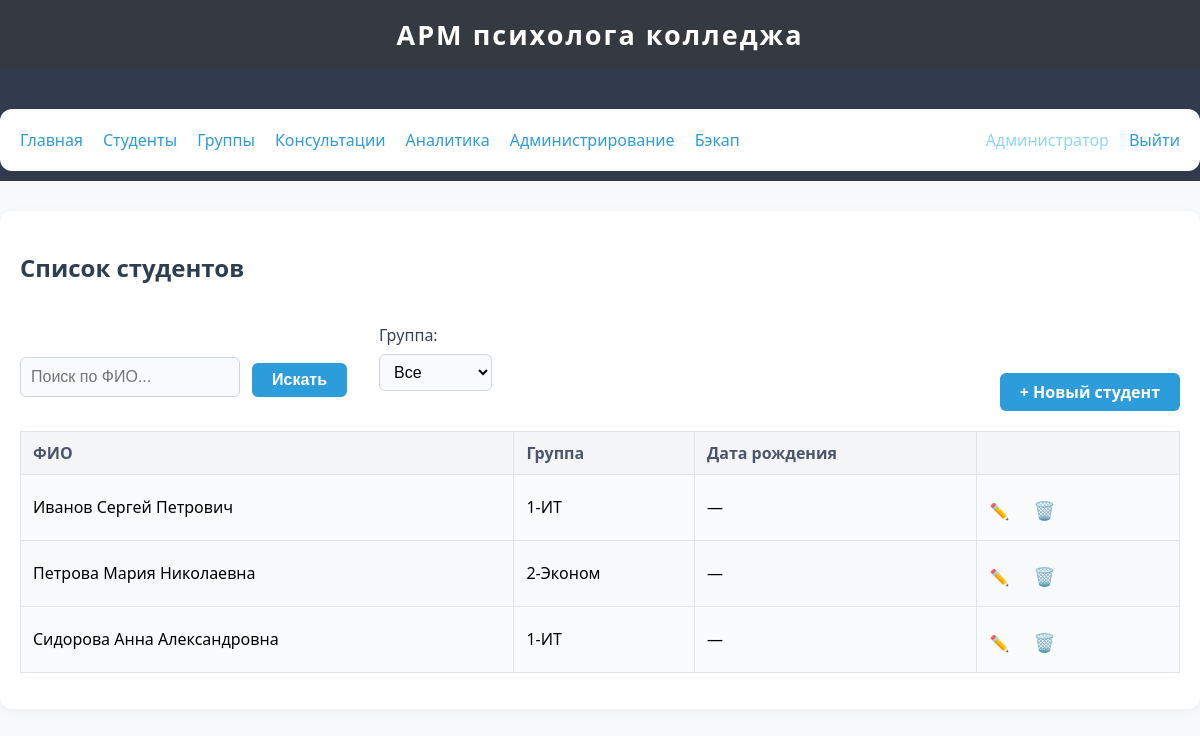
Before: /students/ (signed in) with the older database file.
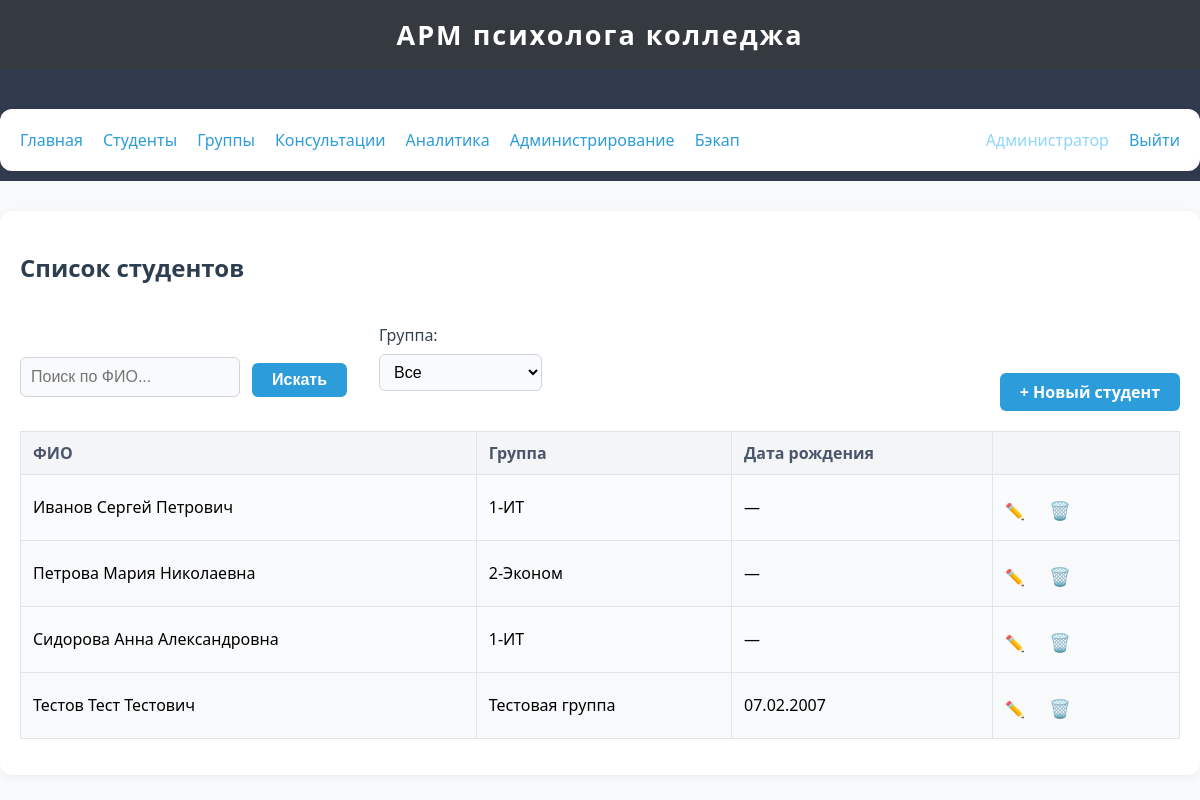
After: the same page with the newer database file.
### app/models.py (models this page shows, shortened)
class User(db.Model, UserMixin):
    __tablename__ = 'users'
    id = db.Column(db.Integer, primary_key=True)
    username = db.Column(db.String(64), unique=True, nullable=False)
    password_hash = db.Column(db.String(128), nullable=False)
    role = db.Column(db.String(16), nullable=False, default='psychologist')  # 'psychologist' or 'admin'
    full_name = db.Column(db.String(128), nullable=True)

class Student(db.Model):
    __tablename__ = 'students'
    id = db.Column(db.Integer, primary_key=True)
    full_name = db.Column(db.String(128), nullable=False)
    group_id = db.Column(db.Integer, db.ForeignKey('groups.id'), nullable=True)
    date_of_birth = db.Column(db.Date, nullable=True)
    consultations = db.relationship('Consultation', backref='student', lazy=True)

class Group(db.Model):
    __tablename__ = 'groups'
    id = db.Column(db.Integer, primary_key=True)
    name = db.Column(db.String(64), unique=True, nullable=False)
    students = db.relationship('Student', backref='group', lazy=True)

### app/routes/students.py (the view)
@students_bp.route('/', methods=['GET', 'POST'])
@login_required
def list_students():
    form = SearchForm()
    group_id = request.args.get('group_id', type=int)
    query = Student.query
    if group_id:
        query = query.filter_by(group_id=group_id)
    search = form.query.data if form.validate_on_submit() else request.args.get('query', '')
    if search:
        query = query.filter(Student.full_name.ilike(f"%{search}%"))
    students = query.order_by(Student.full_name).all()
    groups = Group.query.all()
    return render_template('students/list.html', students=students, groups=groups, form=form, group_id=group_id, search=search)

### app/forms.py
class SearchForm(FlaskForm):
    query = StringField('Поиск', validators=[Optional()])
    submit = SubmitField('Искать')

### app/templates/students/list.html (shortened to what this page needs)
{% extends 'base.html' %}
{% block content %}
<h2>Список студентов</h2>
<div class="filter-row">
    <form method="get" class="search-box" style="margin-right:10px;">
        {{ form.query(size=24, placeholder="Поиск по ФИО...") }}
        <button type="submit" class="btn">Искать</button>
    </form>
    <form method="get">
        <label for="group_id">Группа:</label>
        <select name="group_id" id="group_id" onchange="this.form.submit()">
            <option value="">Все</option>
        </select>
    </form>
    <a href="{{ url_for('students.add_student') }}" class="btn">+ Новый студент</a>
</div>
<table>
    <thead>
        <tr>
            <th>ФИО</th>
            <th>Группа</th>
            <th>Дата рождения</th>
            <th></th>
        </tr>
    </thead>
    <tbody>
    {% for s in students %}
        <tr>
            <td>{{ s.full_name }}</td>
            <td>{{ s.group.name if s.group else '—' }}</td>
            <td>{% if s.date_of_birth %}{{ s.date_of_birth.strftime('%d.%m.%Y') }}{% else %}—{% endif %}</td>
            <td>
                <a href="{{ url_for('students.edit_student', student_id=s.id) }}" title="Редактировать">✏️</a>
                <form method="post" action="{{ url_for('students.delete_student', student_id=s.id) }}"
                      style="display:inline;" class="delete-form">
                    <button type="submit" title="Удалить" style="background:none;border:none;color:#e74c3c;font-size:1.1em;cursor:pointer;">🗑️</button>
                </form>
            </td>
        </tr>
    {% else %}
        <tr>
            <td colspan="4"><i>Нет студентов.</i></td>
        </tr>
    {% endfor %}
    </tbody>
</table>
{% endblock %}

### app/templates/base.html (shortened to what this page needs)
<!DOCTYPE html>
<html lang="ru">
<head>
    <link rel="stylesheet" href="{{ url_for('static', filename='css/style.css') }}">
</head>
<body>
    <header>
        <div style="font-size:1.3em; font-weight:600;">АРМ психолога колледжа</div>
    </header>
    <nav style="background:#313b4d; padding:10px 0;">
        <div class="container" style="display:flex;gap:20px;align-items:center;">
            <a href="{{ url_for('index') }}">Главная</a>
            <a href="{{ url_for('students.list_students') }}">Студенты</a>
            <a href="{{ url_for('groups.list_groups') }}">Группы</a>
            <a href="{{ url_for('consultations.list_consultations') }}">Консультации</a>
            <a href="{{ url_for('analytics.overview') }}">Аналитика</a>
            {% if current_user.is_authenticated and current_user.role == 'admin' %}
                <a href="{{ url_for('admin.users') }}">Администрирование</a>
                <a href="{{ url_for('backup.backup_page') }}">Бэкап</a>
            {% endif %}
            {% if current_user.is_authenticated %}
                <span style="color:#8fd6ff;font-weight:500;">{{ current_user.full_name or current_user.username }}</span>
                <a href="{{ url_for('auth.logout') }}">Выйти</a>
            {% else %}
                <a href="{{ url_for('auth.login') }}">Войти</a>
            {% endif %}
        </div>
    </nav>
    <div class="container">
        {% block content %}
        {% endblock %}
    </div>
</body>
</html>

### app/static/css/style.css (style rules this page uses)
body { background: #f8f9fa; font-family: "Segoe UI", Arial, sans-serif; font-size: 16px; margin: 0; padding: 0; }
header, nav, .navbar, .sidebar { background: #343a40; color: #fff; }
header { padding: 16px 0; text-align: center; font-size: 1.3em; letter-spacing: 2px; }
.container { max-width: 1200px; margin: 30px auto 0 auto; padding: 20px; background: #fff; border-radius: 12px; box-shadow: 0 2px 10px rgba(0,0,0,0.05); }
h1, h2, h3 { color: #2c3e50; font-weight: 600; }
table { width: 100%; border-collapse: collapse; margin: 16px 0; background: #fafbfc; }
th, td { border: 1px solid #e1e4e8; padding: 10px 12px; text-align: left; vertical-align: middle; }
th { background: #f3f5f7; color: #4c566a; font-weight: bold; }
tr:nth-child(even) { background: #f7f9fb; }
form { margin: 20px 0; }
label { display: block; margin-bottom: 6px; font-weight: 500; color: #374151; }
input[type="text"], input[type="password"], input[type="date"], input[type="datetime-local"], select, textarea { width: 100%; padding: 8px 10px; font-size: 1em; border: 1px solid #d1d5db; border-radius: 6px; outline: none; background: #f9fafb; box-sizing: border-box; margin-top: 2px; }
button, .btn { background: #2d9cdb; color: #fff; border: none; border-radius: 6px; padding: 8px 20px; font-size: 1em; font-weight: 600; cursor: pointer; transition: background 0.15s; margin-top: 8px; }
a { color: #2d9cdb; text-decoration: none; transition: color 0.17s; }
.search-box { margin: 0 0 14px 0; display: flex; gap: 12px; }
.search-box input[type="text"] { width: 220px; min-width: 150px; }
.filter-row { margin: 12px 0 20px 0; display: flex; gap: 22px; align-items: flex-end; }

Changed rows visible on the page:
added Student: full_name "Тестов Тест Тестович", group "Тестовая группа", date_of_birth "07.02.2007"
